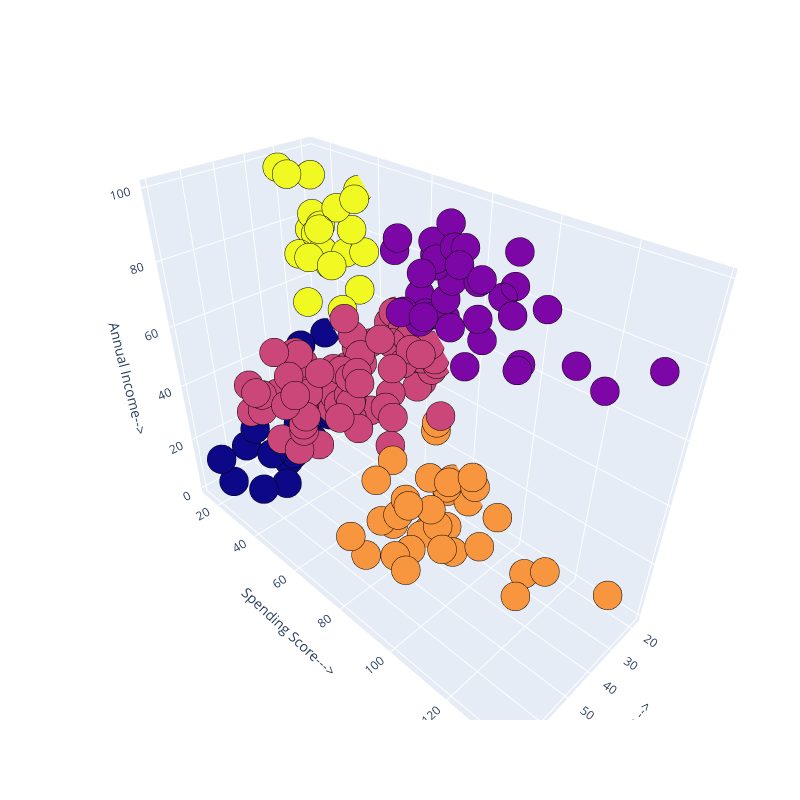

Here is the notebook cell this chart was saved with:
### Code cell
Scene = dict(xaxis = dict(title  = 'Age -->'),yaxis = dict(title  = 'Spending Score--->'),zaxis = dict(title  = 'Annual Income-->'))
labels = model.labels_
trace = go.Scatter3d(x=x[:, 0], y=x[:, 1], z=x[:, 2], mode='markers',marker=dict(color = labels, size= 10, line=dict(color= 'black',width = 10)))
layout = go.Layout(margin=dict(l=0,r=0),scene = Scene,height = 800,width = 800)
data = [trace]
fig = go.Figure(data = data, layout = layout)
fig.show()

### Figure 1 — Plotly figure (JSON) as saved in the notebook; plotly's stock layout.template omitted (floating-point values rounded to 4 significant figures; data arrays with more than 128 entries replaced by an {"elided": "..."} marker saying what was removed)
{"data": [{"marker": {"color": {"elided": "200 int values"}, "line": {"color": "black", "width": 10}, "size": 10}, "mode": "markers", "type": "scatter3d", "x": {"elided": "200 int values"}, "y": {"elided": "200 int values"}, "z": {"elided": "200 int values"}}], "layout": {"height": 800, "margin": {"l": 0, "r": 0}, "scene": {"xaxis": {"title": {"text": "Age -->"}}, "yaxis": {"title": {"text": "Spending Score--->"}}, "zaxis": {"title": {"text": "Annual Income-->"}}}, "width": 800}}
